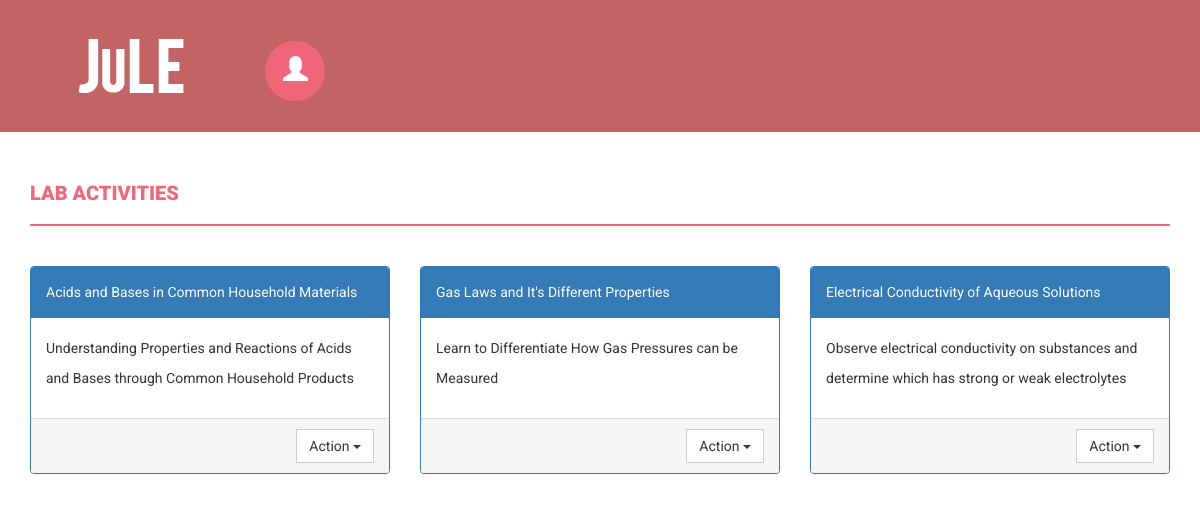
The app's page /home/ (signed in), older data.
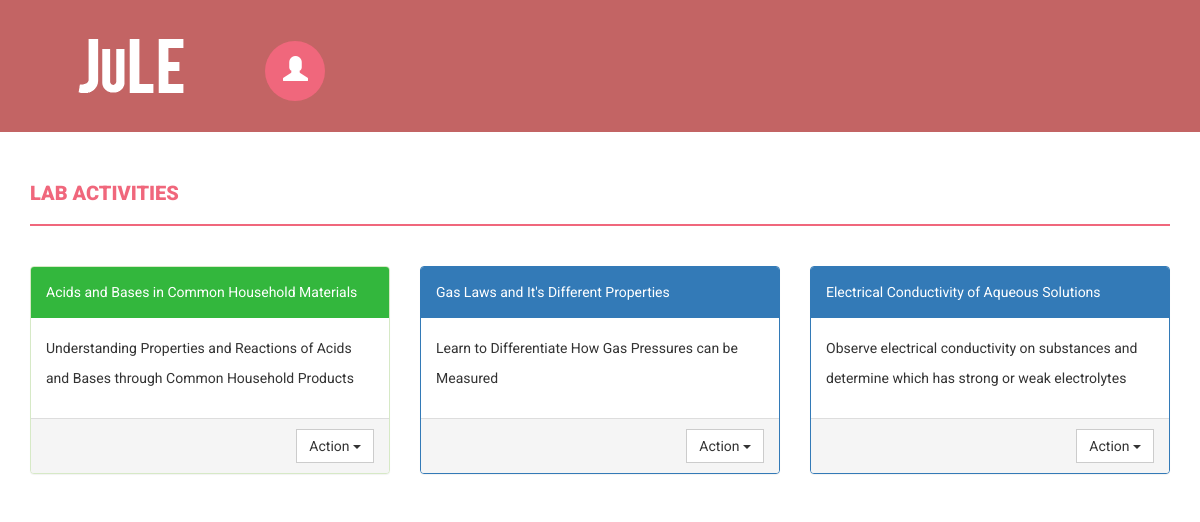
The same page, newer data.
### myapp/views.py (the view, shortened to what this page needs)
# urls.py: url(r'^home/$', views.home, name='home'),
def home(request):
	if(request.user.is_authenticated):
		if request.method=='GET':
			func = request.GET.get('func')
			myid = request.GET.get('id')
		uType = request.user.profile.userType
		context = {
			'labactivities': LabActivity.objects.all()
		}
		if(uType == False):
			template = loader.get_template('student.html')
		else:
			template = loader.get_template('teacher.html')
		myprofile = Profile.objects.get(user=request.user)
		myprofile.loggedin = True
		myprofile.save()
		return HttpResponse(template.render(context, request))

### myapp/templates/student.html (shortened to what this page needs)
{% load static %}
<!DOCTYPE html>
<html xmlns="http://www.w3.org/1999/xhtml">
<head>
    <link href="{% static 'css/bootstrap.css' %}" rel="stylesheet" />
    <link href="{% static 'css/font-awesome.css' %}" rel="stylesheet" />
    <link href="{% static 'css/style.css' %}" rel="stylesheet" />
    <link href="{% static 'css/mystyle.css' %}" rel="stylesheet" />
    <link href="{% static 'css/smart_wizard.css' %}" rel="stylesheet" type="text/css" />
    <link href="{% static 'css/smart_wizard_theme_circles.css' %}" rel="stylesheet" type="text/css" />
    <link href="{% static 'css/smart_wizard_theme_arrows.css' %}" rel="stylesheet" type="text/css" />
    <link href="{% static 'css/smart_wizard_theme_dots.css' %}" rel="stylesheet" type="text/css" />
</head>
<body>
    <div class="navbar navbar-inverse set-radius-zero">
        <div class="container">
            <div class="navbar-header">
                <a class="navbar-brand" href="{% url 'home' %}">
                    <img src="{% static 'img/logo1.png' %}" />
                </a>
            </div>
            <div class="left-div">
                <div class="user-settings-wrapper">
                    <ul class="nav">
                        <li class="dropdown">
                            <a class="dropdown-toggle" data-toggle="dropdown" href="#" aria-expanded="false">
                                <span class="glyphicon glyphicon-user" style="font-size: 25px;"></span>
                            </a>
                        </li>
                    </ul>
                </div>
            </div>
        </div>
    </div>
    <div class="content-wrapper">
        <div class="container">
            <div class="row">
                <div class="col-md-12">
                    <h4 class="page-head-line">Lab Activities</h4>
                </div>
            </div>
            <div class="row">
                {% for labactivity in labactivities %}
                {% if labactivity.hidden %}
                {% else %}
                <div class="col-md-4 col-sm-4">
                    {% if labactivity.selected %}
                    <div class="panel panel-success">
                    {% else %}
                    <div class="panel panel-primary">
                    {% endif %}
                        <div class="panel-heading">
                            {{ labactivity.labname }}
                        </div>
                        <div class="panel-body">
                            <p>{{ labactivity.labsummary }}</p>
                        </div>
                        <div class="panel-footer" align="right">
                            <div class="btn-group">
                                <button data-toggle="dropdown" class="btn btn-default dropdown-toggle borderless">Action <span class="caret"></span></button>
                            </div>
                        </div>
                    </div>
                </div>
                {% endif %}
                {% endfor %}
            </div>
        </div>
    </div>
</body>
</html>

Row changes from the older to the newer data that the page shows:
changed LabActivity "Acids and Bases in Common Household Materials": selected False → True (drawn)
